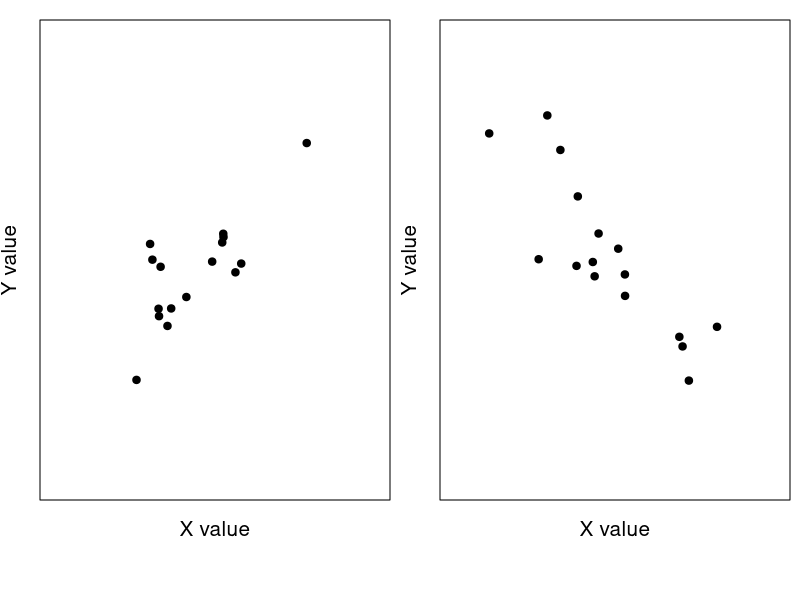
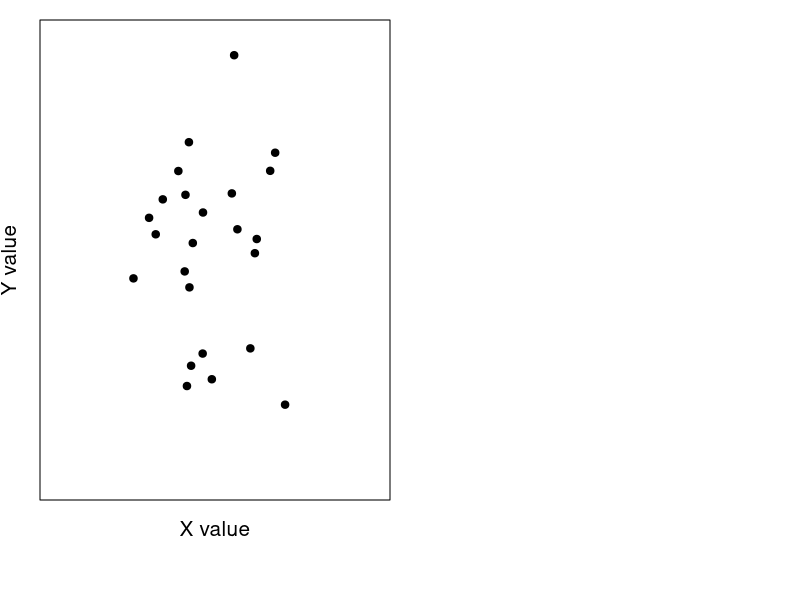
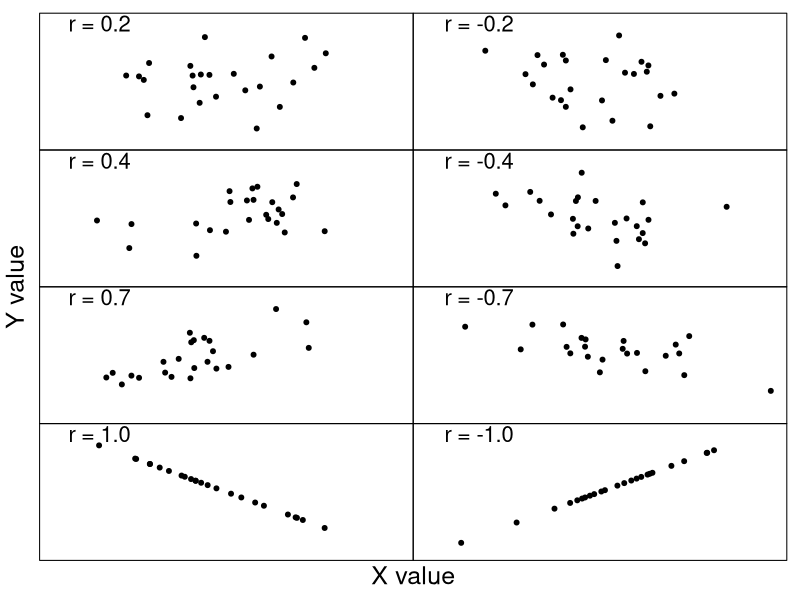
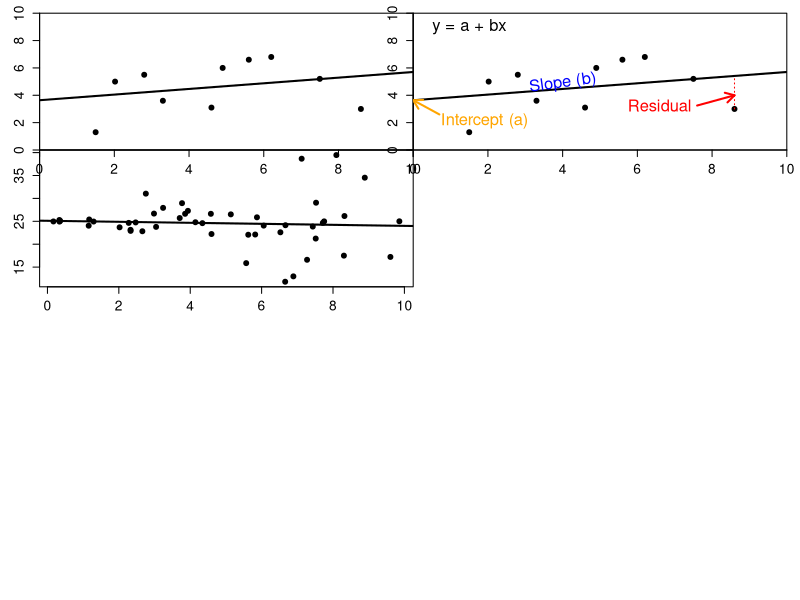
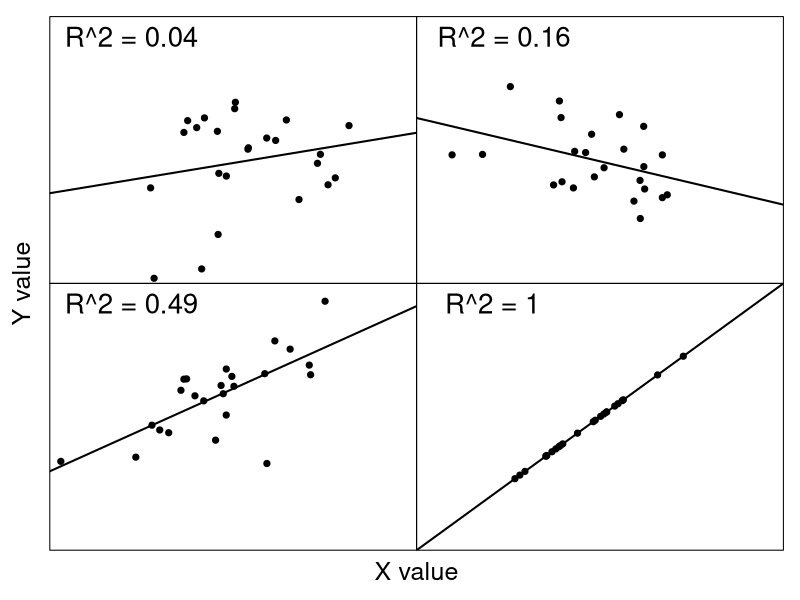
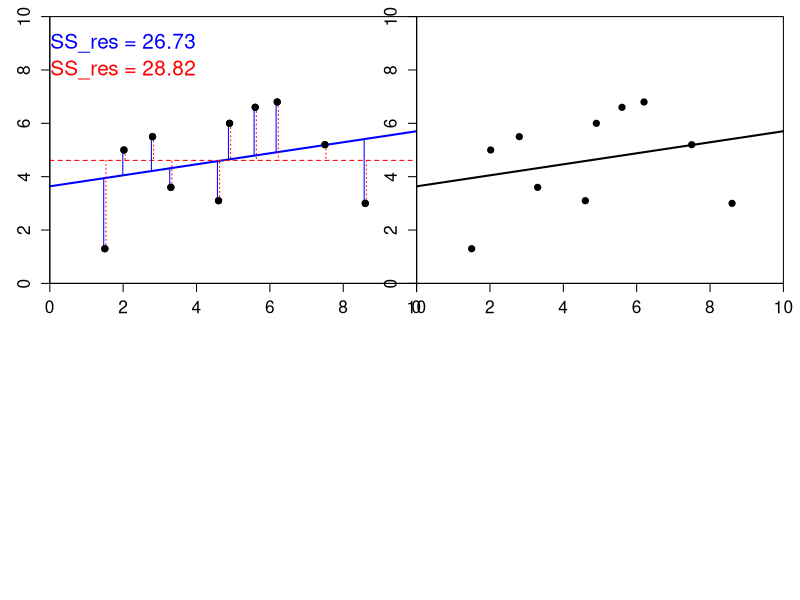

Generate these figures, in order, with R:
## ---- chunk 1
rho1 <- 0.9;
Z1   <- rnorm(n = 16, mean = 0, sd = 1);
Z2   <- rnorm(n = 16, mean = 0, sd = 1);
X1   <- Z1 + 10;
Y1   <- rho1 * Z1 + sqrt(1 - rho1*rho1) * Z2 + 10;
par(mfrow = c(1, 2), mar = c(5, 2, 1, 0.5));
plot(x = X1, y = Y1, pch = 20, xlab = "X value", ylab = "Y value", cex = 1.5,
     xlim = c(7, 13), ylim = c(7, 13), xaxt = "n", yaxt = "n", cex.lab = 1.25,
     line = 1);
rho1 <- -0.9;
Z1   <- rnorm(n = 16, mean = 0, sd = 1);
Z2   <- rnorm(n = 16, mean = 0, sd = 1);
X1   <- Z1 + 10;
Y1   <- rho1 * Z1 + sqrt(1 - rho1*rho1) * Z2 + 10;
plot(x = X1, y = Y1, pch = 20, xlab = "X value", cex = 1.5, line = 1, 
     xlim = c(7, 13), ylim = c(7, 13), xaxt = "n", yaxt = "n", cex.lab = 1.25,
     ylab = "Y value");
# png(filename = "img/pos_neg_cor.png");
# rho1 <- 0.9;
# Z1   <- rnorm(n = 16, mean = 0, sd = 1);
# Z2   <- rnorm(n = 16, mean = 0, sd = 1);
# X1   <- Z1 + 10;
# Y1   <- rho1 * Z1 + sqrt(1 - rho1*rho1) * Z2 + 10;
# par(mfrow = c(1, 2), mar = c(5, 2, 1, 0.5));
# plot(x = X1, y = Y1, pch = 20, xlab = "X value", ylab = "Y value", cex = 1.5,
#      xlim = c(7, 13), ylim = c(7, 13), xaxt = "n", yaxt = "n", cex.lab = 1.25,
#      line = 1);
# rho1 <- -0.9;
# Z1   <- rnorm(n = 16, mean = 0, sd = 1);
# Z2   <- rnorm(n = 16, mean = 0, sd = 1);
# X1   <- Z1 + 10;
# Y1   <- rho1 * Z1 + sqrt(1 - rho1*rho1) * Z2 + 10;
# plot(x = X1, y = Y1, pch = 20, xlab = "X value", cex = 1.5, line = 1, 
#      xlim = c(7, 13), ylim = c(7, 13), xaxt = "n", yaxt = "n", cex.lab = 1.25,
#      ylab = "Y value");
# dev.off();
## ---- chunk 2
X1 <- rnorm(n = 24, mean = 0, sd = 1);
Y1 <- rnorm(n = 24, mean = 0, sd = 1);
while(abs(cor(X1, Y1)) > 0.002){
  X1 <- rnorm(n = 24, mean = 0, sd = 1);
  Y1 <- rnorm(n = 24, mean = 0, sd = 1);
}
plot(x = X1, y = Y1, pch = 20, xlab = "X value", cex = 1.5, xlim = c(-3, 3),
     ylim = c(-3, 3), xaxt = "n", yaxt = "n", cex.lab = 1.25, ylab = "Y value",
     line = 1);
# png(filename = "img/no_cor.png");
# plot(x = X1, y = Y1, pch = 20, xlab = "X value", cex = 1.5, xlim = c(-3, 3),
#      ylim = c(-3, 3), xaxt = "n", yaxt = "n", cex.lab = 1.25, ylab = "Y value",
#      line = 1);
# dev.off();
## ---- chunk 3
par(mfrow = c(4, 2), mar = c(0, 0, 0, 0), oma = c(3, 3, 1, 1));
X1 <- rnorm(n = 24, mean = 0, sd = 1);
Y1 <- rnorm(n = 24, mean = 0, sd = 1);
while(cor(X1, Y1) < 0.199 | cor(X1, Y1) > 0.201){
  X1 <- rnorm(n = 24, mean = 0, sd = 1);
  Y1 <- rnorm(n = 24, mean = 0, sd = 1);
}
plot(x = X1, y = Y1, pch = 20, xlab = "X value", cex = 1.5, xlim = c(-3, 3),
     ylim = c(-3, 3), xaxt = "n", yaxt = "n", cex.lab = 1.25, ylab = "Y value",
     line = 1);
text(x = -2.2, y = 2.75, labels = "r = 0.2", cex = 2, hjust = 0);
X1 <- rnorm(n = 24, mean = 0, sd = 1);
Y1 <- rnorm(n = 24, mean = 0, sd = 1);
while(cor(X1, Y1) > -0.199 | cor(X1, Y1) < -0.201){
  X1 <- rnorm(n = 24, mean = 0, sd = 1);
  Y1 <- rnorm(n = 24, mean = 0, sd = 1);
}
plot(x = X1, y = Y1, pch = 20, xlab = "X value", cex = 1.5, xlim = c(-3, 3),
     ylim = c(-3, 3), xaxt = "n", yaxt = "n", cex.lab = 1.25, ylab = "Y value",
     line = 1);
text(x = -2.1, y = 2.75, labels = "r = -0.2", cex = 2, hjust = 0);
## Row 2
X1 <- rnorm(n = 24, mean = 0, sd = 1);
Y1 <- rnorm(n = 24, mean = 0, sd = 1);
while(cor(X1, Y1) < 0.399 | cor(X1, Y1) > 0.401){
  X1 <- rnorm(n = 24, mean = 0, sd = 1);
  Y1 <- rnorm(n = 24, mean = 0, sd = 1);
}
plot(x = X1, y = Y1, pch = 20, xlab = "X value", cex = 1.5, xlim = c(-3, 3),
     ylim = c(-3, 3), xaxt = "n", yaxt = "n", cex.lab = 1.25, ylab = "Y value",
     line = 1);
text(x = -2.2, y = 2.75, labels = "r = 0.4", cex = 2, hjust = 0);
X1 <- rnorm(n = 24, mean = 0, sd = 1);
Y1 <- rnorm(n = 24, mean = 0, sd = 1);
while(cor(X1, Y1) > -0.399 | cor(X1, Y1) < -0.401){
  X1 <- rnorm(n = 24, mean = 0, sd = 1);
  Y1 <- rnorm(n = 24, mean = 0, sd = 1);
}
plot(x = X1, y = Y1, pch = 20, xlab = "X value", cex = 1.5, xlim = c(-3, 3),
     ylim = c(-3, 3), xaxt = "n", yaxt = "n", cex.lab = 1.25, ylab = "Y value",
     line = 1);
text(x = -2.1, y = 2.75, labels = "r = -0.4", cex = 2, hjust = 0);
## Row 3
X1 <- rnorm(n = 24, mean = 0, sd = 1);
Y1 <- rnorm(n = 24, mean = 0, sd = 1);
while(cor(X1, Y1) < 0.699 | cor(X1, Y1) > 0.701){
  X1 <- rnorm(n = 24, mean = 0, sd = 1);
  Y1 <- rnorm(n = 24, mean = 0, sd = 1);
}
plot(x = X1, y = Y1, pch = 20, xlab = "X value", cex = 1.5, xlim = c(-3, 3),
     ylim = c(-3, 3), xaxt = "n", yaxt = "n", cex.lab = 1.25, ylab = "Y value",
     line = 1);
text(x = -2.2, y = 2.75, labels = "r = 0.7", cex = 2, hjust = 0);
X1 <- rnorm(n = 24, mean = 0, sd = 1);
Y1 <- rnorm(n = 24, mean = 0, sd = 1);
while(cor(X1, Y1) > -0.699 | cor(X1, Y1) < -0.701){
  X1 <- rnorm(n = 24, mean = 0, sd = 1);
  Y1 <- rnorm(n = 24, mean = 0, sd = 1);
}
plot(x = X1, y = Y1, pch = 20, xlab = "X value", cex = 1.5, xlim = c(-3, 3),
     ylim = c(-3, 3), xaxt = "n", yaxt = "n", cex.lab = 1.25, ylab = "Y value",
     line = 1);
text(x = -2.1, y = 2.75, labels = "r = -0.7", cex = 2, hjust = 0);
## Row 2
X1 <- rnorm(n = 24, mean = 0, sd = 1);
Y1 <- -1 * X1;
plot(x = X1, y = Y1, pch = 20, xlab = "X value", cex = 1.5, xlim = c(-3, 3),
     ylim = c(-3, 3), xaxt = "n", yaxt = "n", cex.lab = 1.25, ylab = "Y value",
     line = 1);
text(x = -2.2, y = 2.75, labels = "r = 1.0", cex = 2, hjust = 0);
X1 <- rnorm(n = 24, mean = 0, sd = 1);
Y1 <- X1;
plot(x = X1, y = Y1, pch = 20, xlab = "X value", cex = 1.5, xlim = c(-3, 3),
     ylim = c(-3, 3), xaxt = "n", yaxt = "n", cex.lab = 1.25, ylab = "Y value",
     line = 1);
text(x = -2.1, y = 2.75, labels = "r = -1.0", cex = 2, hjust = 0);
mtext(text="X value",side=1,line=1,outer=TRUE, cex = 1.5);
mtext(text="Y value",side=2,line=1,outer=TRUE, cex = 1.5);

# # Save the above
# png(filename = "img/cor_eg.png")
# par(mfrow = c(4, 2), mar = c(0, 0, 0, 0), oma = c(3, 3, 1, 1));
# X1 <- rnorm(n = 24, mean = 0, sd = 1);
# Y1 <- rnorm(n = 24, mean = 0, sd = 1);
# while(cor(X1, Y1) < 0.199 | cor(X1, Y1) > 0.201){
#   X1 <- rnorm(n = 24, mean = 0, sd = 1);
#   Y1 <- rnorm(n = 24, mean = 0, sd = 1);
# }
# plot(x = X1, y = Y1, pch = 20, xlab = "X value", cex = 1.5, xlim = c(-3, 3),
#      ylim = c(-3, 3), xaxt = "n", yaxt = "n", cex.lab = 1.25, ylab = "Y value",
#      line = 1);
# text(x = -2.2, y = 2.75, labels = "r = 0.2", cex = 2, hjust = 0);
# X1 <- rnorm(n = 24, mean = 0, sd = 1);
# Y1 <- rnorm(n = 24, mean = 0, sd = 1);
# while(cor(X1, Y1) > -0.199 | cor(X1, Y1) < -0.201){
#   X1 <- rnorm(n = 24, mean = 0, sd = 1);
#   Y1 <- rnorm(n = 24, mean = 0, sd = 1);
# }
# plot(x = X1, y = Y1, pch = 20, xlab = "X value", cex = 1.5, xlim = c(-3, 3),
#      ylim = c(-3, 3), xaxt = "n", yaxt = "n", cex.lab = 1.25, ylab = "Y value",
#      line = 1);
# text(x = -2.1, y = 2.75, labels = "r = -0.2", cex = 2, hjust = 0);
# ## Row 2
# X1 <- rnorm(n = 24, mean = 0, sd = 1);
# Y1 <- rnorm(n = 24, mean = 0, sd = 1);
# while(cor(X1, Y1) < 0.399 | cor(X1, Y1) > 0.401){
#   X1 <- rnorm(n = 24, mean = 0, sd = 1);
#   Y1 <- rnorm(n = 24, mean = 0, sd = 1);
# }
# plot(x = X1, y = Y1, pch = 20, xlab = "X value", cex = 1.5, xlim = c(-3, 3),
#      ylim = c(-3, 3), xaxt = "n", yaxt = "n", cex.lab = 1.25, ylab = "Y value",
#      line = 1);
# text(x = -2.2, y = 2.75, labels = "r = 0.4", cex = 2, hjust = 0);
# X1 <- rnorm(n = 24, mean = 0, sd = 1);
# Y1 <- rnorm(n = 24, mean = 0, sd = 1);
# while(cor(X1, Y1) > -0.399 | cor(X1, Y1) < -0.401){
#   X1 <- rnorm(n = 24, mean = 0, sd = 1);
#   Y1 <- rnorm(n = 24, mean = 0, sd = 1);
# }
# plot(x = X1, y = Y1, pch = 20, xlab = "X value", cex = 1.5, xlim = c(-3, 3),
#      ylim = c(-3, 3), xaxt = "n", yaxt = "n", cex.lab = 1.25, ylab = "Y value",
#      line = 1);
# text(x = -2.1, y = 2.75, labels = "r = -0.4", cex = 2, hjust = 0);
# ## Row 3
# X1 <- rnorm(n = 24, mean = 0, sd = 1);
# Y1 <- rnorm(n = 24, mean = 0, sd = 1);
# while(cor(X1, Y1) < 0.699 | cor(X1, Y1) > 0.701){
#   X1 <- rnorm(n = 24, mean = 0, sd = 1);
#   Y1 <- rnorm(n = 24, mean = 0, sd = 1);
# }
# plot(x = X1, y = Y1, pch = 20, xlab = "X value", cex = 1.5, xlim = c(-3, 3),
#      ylim = c(-3, 3), xaxt = "n", yaxt = "n", cex.lab = 1.25, ylab = "Y value",
#      line = 1);
# text(x = -2.2, y = 2.75, labels = "r = 0.7", cex = 2, hjust = 0);
# X1 <- rnorm(n = 24, mean = 0, sd = 1);
# Y1 <- rnorm(n = 24, mean = 0, sd = 1);
# while(cor(X1, Y1) > -0.699 | cor(X1, Y1) < -0.701){
#   X1 <- rnorm(n = 24, mean = 0, sd = 1);
#   Y1 <- rnorm(n = 24, mean = 0, sd = 1);
# }
# plot(x = X1, y = Y1, pch = 20, xlab = "X value", cex = 1.5, xlim = c(-3, 3),
#      ylim = c(-3, 3), xaxt = "n", yaxt = "n", cex.lab = 1.25, ylab = "Y value",
#      line = 1);
# text(x = -2.1, y = 2.75, labels = "r = -0.7", cex = 2, hjust = 0);
# ## Row 2
# X1 <- rnorm(n = 24, mean = 0, sd = 1);
# Y1 <- -1 * X1;
# plot(x = X1, y = Y1, pch = 20, xlab = "X value", cex = 1.5, xlim = c(-3, 3),
#      ylim = c(-3, 3), xaxt = "n", yaxt = "n", cex.lab = 1.25, ylab = "Y value",
#      line = 1);
# text(x = -2.2, y = 2.75, labels = "r = 1.0", cex = 2, hjust = 0);
# X1 <- rnorm(n = 24, mean = 0, sd = 1);
# Y1 <- X1;
# plot(x = X1, y = Y1, pch = 20, xlab = "X value", cex = 1.5, xlim = c(-3, 3),
#      ylim = c(-3, 3), xaxt = "n", yaxt = "n", cex.lab = 1.25, ylab = "Y value",
#      line = 1);
# text(x = -2.1, y = 2.75, labels = "r = -1.0", cex = 2, hjust = 0);
# mtext(text="X value",side=1,line=1,outer=TRUE, cex = 1.5);
# mtext(text="Y value",side=2,line=1,outer=TRUE, cex = 1.5);
# dev.off();
## ---- chunk 4
library(knitr);
soil_depth   <- c(0.8, 2, 2.3, 2.7, 0.5, 1.8, 1.5, 2.1, 1.2, 1.1);
root_density <- c(13, 8, 4, 6, 18, 7, 9, 3, 7, 10);
dat_root     <- cbind(soil_depth, root_density);
colnames(dat_root) <- c("Soil depth (m)", paste("Root density (g per m^3)"));
kable(dat_root);
## ---- chunk 5
samp_number  <- 1:8;
percent_O2   <- c(95.9, 81.9, 80.9, 77.9, 90.7, 88.2, 93.6, 89.1);
ammonia      <- c(0.08, 0.10, 0.21, 0.37, 0.25, 0.13, 0.07, 0.121);
rank_pct_O2  <- rank(percent_O2);
rank_ammonia <- rank(ammonia);
dat_spear    <- data.frame(samp_number, percent_O2, rank_pct_O2, ammonia,
                           rank_ammonia);
colnames(dat_spear) <- c("Sample Number", "Percent O2", "Rank of Pct. O2", "Ammonia Conc.", "Rank of Ammonia Conc.");
kable(dat_spear);
## ---- chunk 6
X1 <- c(2.02, 8.6, 4.9, 1.5, 2.8, 4.6, 7.5, 6.2, 3.3, 5.6);
Y1 <- c(5, 3, 6, 1.3, 5.5, 3.1, 5.2, 6.8, 3.6, 6.6);
B0 <- as.numeric(lm(Y1~X1)$coefficients[1]);
B1 <- as.numeric(lm(Y1~X1)$coefficients[2]);
resi <- lm(Y1~X1)$residuals;
mxrs <- which(X1 == max(X1));
plot(x = X1, y = Y1, pch = 20, xlab = "Independent Variable X", cex = 1.5, 
     xlim = c(0, 10), ylim = c(0, 10), cex.lab = 1.25, cex.axis = 1.25,
     ylab = "Dependent Variable Y", yaxs = "i", xaxs = "i");
abline(a = B0, b = B1, lwd = 2);

# png(filename = "img/generic_regression.png");
# X1 <- c(2.02, 8.6, 4.9, 1.5, 2.8, 4.6, 7.5, 6.2, 3.3, 5.6);
# Y1 <- c(5, 3, 6, 1.3, 5.5, 3.1, 5.2, 6.8, 3.6, 6.6);
# B0 <- as.numeric(lm(Y1~X1)$coefficients[1]);
# B1 <- as.numeric(lm(Y1~X1)$coefficients[2]);
# resi <- lm(Y1~X1)$residuals;
# mxrs <- which(X1 == max(X1));
# plot(x = X1, y = Y1, pch = 20, xlab = "Independent Variable X", cex = 1.5, 
#      xlim = c(0, 10), ylim = c(0, 10), cex.lab = 1.25, cex.axis = 1.25,
#      ylab = "Dependent Variable Y", yaxs = "i", xaxs = "i");
# abline(a = B0, b = B1, lwd = 2);
# dev.off();
## ---- chunk 7
X1 <- c(2.02, 8.6, 4.9, 1.5, 2.8, 4.6, 7.5, 6.2, 3.3, 5.6);
Y1 <- c(5, 3, 6, 1.3, 5.5, 3.1, 5.2, 6.8, 3.6, 6.6);
B0 <- as.numeric(lm(Y1~X1)$coefficients[1]);
B1 <- as.numeric(lm(Y1~X1)$coefficients[2]);
resi <- lm(Y1~X1)$residuals;
mxrs <- which(X1 == max(X1));
plot(x = X1, y = Y1, pch = 20, xlab = "Independent Variable X", cex = 1.5, 
     xlim = c(0, 10), ylim = c(0, 10), cex.lab = 1.25, cex.axis = 1.25,
     ylab = "Dependent Variable Y", yaxs = "i", xaxs = "i");
abline(a = B0, b = B1, lwd = 2);
points(x = c(X1[mxrs], X1[mxrs]), y = c(Y1[mxrs], B0 + B1*X1[mxrs]), type = "l",
       col = "red", lwd = 1, lty = "dotted");
text(x = X1[mxrs] - 2, y = mean(c(Y1[mxrs], B0 + B1*X1[mxrs])) - 1, col = "red",
     cex = 1.5, labels = "Residual");
text(x = 4, y = B0 + (4 * B1) + 0.4, srt = 8, labels = "Slope (b)", 
     col = "blue", cex = 1.5);
text(x = 1.9, y = 2.1, cex = 1.5, "Intercept (a)", col = "orange");
arrows(x0 = 0.7, x1 = 0, y0 = 2.6, y1 = B0, lwd = 2, length = 0.1, 
       col = "orange");
arrows(x0 = 7.6, x1 = 8.6, y0 = 3.25, y1 = 4, lwd = 2, length = 0.1, 
       col = "red");
text(x = 1.5, y = 9, labels = "y = a + bx", cex = 1.5);

# png(filename = "img/labelled_regression.png");
# X1 <- c(2.02, 8.6, 4.9, 1.5, 2.8, 4.6, 7.5, 6.2, 3.3, 5.6);
# Y1 <- c(5, 3, 6, 1.3, 5.5, 3.1, 5.2, 6.8, 3.6, 6.6);
# B0 <- as.numeric(lm(Y1~X1)$coefficients[1]);
# B1 <- as.numeric(lm(Y1~X1)$coefficients[2]);
# resi <- lm(Y1~X1)$residuals;
# mxrs <- which(X1 == max(X1));
# plot(x = X1, y = Y1, pch = 20, xlab = "Independent Variable X", cex = 1.5, 
#      xlim = c(0, 10), ylim = c(0, 10), cex.lab = 1.25, cex.axis = 1.25,
#      ylab = "Dependent Variable Y", yaxs = "i", xaxs = "i");
# abline(a = B0, b = B1, lwd = 2);
# points(x = c(X1[mxrs], X1[mxrs]), y = c(Y1[mxrs], B0 + B1*X1[mxrs]), type = "l",
#        col = "red", lwd = 1, lty = "dotted");
# text(x = X1[mxrs] - 2, y = mean(c(Y1[mxrs], B0 + B1*X1[mxrs])) - 1, col = "red",
#      cex = 1.5, labels = "Residual");
# text(x = 4, y = B0 + (4 * B1) + 0.4, srt = 8, labels = "Slope (b)", 
#      col = "blue", cex = 1.5);
# text(x = 1.9, y = 2.1, cex = 1.5, "Intercept (a)", col = "orange");
# arrows(x0 = 0.7, x1 = 0, y0 = 2.6, y1 = B0, lwd = 2, length = 0.1, 
#        col = "orange");
# arrows(x0 = 7.6, x1 = 8.6, y0 = 3.25, y1 = 4, lwd = 2, length = 0.1, 
#        col = "red");
# text(x = 1.5, y = 9, labels = "y = a + bx", cex = 1.5);
# dev.off();
## ---- chunk 8
X1 <- runif(n = 48, min = 0, max = 10);
Y1 <- 25 + X1 * rnorm(n = length(X1), mean = 0, 
                     sd = seq(from = 0, to = 2, length.out = length(X1)));
B0 <- as.numeric(lm(Y1~X1)$coefficients[1]);
B1 <- as.numeric(lm(Y1~X1)$coefficients[2]);
plot(x = X1, y = Y1, pch = 20, xlab = "Independent Variable X", cex = 1.5, 
     cex.lab = 1.25, cex.axis = 1.25,
     ylab = "Dependent Variable Y");
abline(a = B0, b = B1, lwd = 2);
# png(filename = "img/heteroscedasticity.png");
# plot(x = X1, y = Y1, pch = 20, xlab = "Independent Variable X", cex = 1.5, 
#      cex.lab = 1.25, cex.axis = 1.25,
#      ylab = "Dependent Variable Y");
# abline(a = B0, b = B1, lwd = 2);
# dev.off();
## ---- chunk 9
par(mfrow = c(2, 2), mar = c(0, 0, 0, 0), oma = c(3, 3, 1, 1));
X1 <- rnorm(n = 24, mean = 0, sd = 1);
Y1 <- rnorm(n = 24, mean = 0, sd = 1);
while(cor(X1, Y1) < 0.199 | cor(X1, Y1) > 0.201){
  X1 <- rnorm(n = 24, mean = 0, sd = 1);
  Y1 <- rnorm(n = 24, mean = 0, sd = 1);
}
plot(x = X1, y = Y1, pch = 20, xlab = "X value", cex = 1.5, xlim = c(-3, 3),
     ylim = c(-3, 3), xaxt = "n", yaxt = "n", cex.lab = 1.25, ylab = "Y value",
     line = 1);
text(x = -1.8, y = 2.75, labels = "R^2 = 0.04", cex = 2, hjust = 0);
B0 <- as.numeric(lm(Y1~X1)$coefficients[1]);
B1 <- as.numeric(lm(Y1~X1)$coefficients[2]);
abline(a = B0, b = B1, lwd = 2);
## Row 2
X1 <- rnorm(n = 24, mean = 0, sd = 1);
Y1 <- rnorm(n = 24, mean = 0, sd = 1);
while(cor(X1, Y1) > -0.399 | cor(X1, Y1) < -0.401){
  X1 <- rnorm(n = 24, mean = 0, sd = 1);
  Y1 <- rnorm(n = 24, mean = 0, sd = 1);
}
plot(x = X1, y = Y1, pch = 20, xlab = "X value", cex = 1.5, xlim = c(-3, 3),
     ylim = c(-3, 3), xaxt = "n", yaxt = "n", cex.lab = 1.25, ylab = "Y value",
     line = 1);
text(x = -1.7, y = 2.75, labels = "R^2 = 0.16", cex = 2, hjust = 0);
B0 <- as.numeric(lm(Y1~X1)$coefficients[1]);
B1 <- as.numeric(lm(Y1~X1)$coefficients[2]);
abline(a = B0, b = B1, lwd = 2);
## Row 3
X1 <- rnorm(n = 24, mean = 0, sd = 1);
Y1 <- rnorm(n = 24, mean = 0, sd = 1);
while(cor(X1, Y1) < 0.699 | cor(X1, Y1) > 0.701){
  X1 <- rnorm(n = 24, mean = 0, sd = 1);
  Y1 <- rnorm(n = 24, mean = 0, sd = 1);
}
plot(x = X1, y = Y1, pch = 20, xlab = "X value", cex = 1.5, xlim = c(-3, 3),
     ylim = c(-3, 3), xaxt = "n", yaxt = "n", cex.lab = 1.25, ylab = "Y value",
     line = 1);
text(x = -1.8, y = 2.75, labels = "R^2 = 0.49", cex = 2, hjust = 0);
B0 <- as.numeric(lm(Y1~X1)$coefficients[1]);
B1 <- as.numeric(lm(Y1~X1)$coefficients[2]);
abline(a = B0, b = B1, lwd = 2);
## Row 2
X1 <- rnorm(n = 24, mean = 0, sd = 1);
Y1 <- X1;
plot(x = X1, y = Y1, pch = 20, xlab = "X value", cex = 1.5, xlim = c(-3, 3),
     ylim = c(-3, 3), xaxt = "n", yaxt = "n", cex.lab = 1.25, ylab = "Y value",
     line = 1);
text(x = -1.9, y = 2.75, labels = "R^2 = 1", cex = 2, hjust = 0);
mtext(text="X value",side=1,line=1,outer=TRUE, cex = 1.5);
mtext(text="Y value",side=2,line=1,outer=TRUE, cex = 1.5);
B0 <- as.numeric(lm(Y1~X1)$coefficients[1]);
B1 <- as.numeric(lm(Y1~X1)$coefficients[2]);
abline(a = B0, b = B1, lwd = 2);

# png(filename = "img/rsquared_vals.png");
# par(mfrow = c(2, 2), mar = c(0, 0, 0, 0), oma = c(3, 3, 1, 1));
# X1 <- rnorm(n = 24, mean = 0, sd = 1);
# Y1 <- rnorm(n = 24, mean = 0, sd = 1);
# while(cor(X1, Y1) < 0.199 | cor(X1, Y1) > 0.201){
#   X1 <- rnorm(n = 24, mean = 0, sd = 1);
#   Y1 <- rnorm(n = 24, mean = 0, sd = 1);
# }
# plot(x = X1, y = Y1, pch = 20, xlab = "X value", cex = 1.5, xlim = c(-3, 3),
#      ylim = c(-3, 3), xaxt = "n", yaxt = "n", cex.lab = 1.25, ylab = "Y value",
#      line = 1);
# text(x = -1.8, y = 2.75, labels = "R^2 = 0.04", cex = 2, hjust = 0);
# B0 <- as.numeric(lm(Y1~X1)$coefficients[1]);
# B1 <- as.numeric(lm(Y1~X1)$coefficients[2]);
# abline(a = B0, b = B1, lwd = 2);
# ## Row 2
# X1 <- rnorm(n = 24, mean = 0, sd = 1);
# Y1 <- rnorm(n = 24, mean = 0, sd = 1);
# while(cor(X1, Y1) > -0.399 | cor(X1, Y1) < -0.401){
#   X1 <- rnorm(n = 24, mean = 0, sd = 1);
#   Y1 <- rnorm(n = 24, mean = 0, sd = 1);
# }
# plot(x = X1, y = Y1, pch = 20, xlab = "X value", cex = 1.5, xlim = c(-3, 3),
#      ylim = c(-3, 3), xaxt = "n", yaxt = "n", cex.lab = 1.25, ylab = "Y value",
#      line = 1);
# text(x = -1.7, y = 2.75, labels = "R^2 = 0.16", cex = 2, hjust = 0);
# B0 <- as.numeric(lm(Y1~X1)$coefficients[1]);
# B1 <- as.numeric(lm(Y1~X1)$coefficients[2]);
# abline(a = B0, b = B1, lwd = 2);
# ## Row 3
# X1 <- rnorm(n = 24, mean = 0, sd = 1);
# Y1 <- rnorm(n = 24, mean = 0, sd = 1);
# while(cor(X1, Y1) < 0.699 | cor(X1, Y1) > 0.701){
#   X1 <- rnorm(n = 24, mean = 0, sd = 1);
#   Y1 <- rnorm(n = 24, mean = 0, sd = 1);
# }
# plot(x = X1, y = Y1, pch = 20, xlab = "X value", cex = 1.5, xlim = c(-3, 3),
#      ylim = c(-3, 3), xaxt = "n", yaxt = "n", cex.lab = 1.25, ylab = "Y value",
#      line = 1);
# text(x = -1.8, y = 2.75, labels = "R^2 = 0.49", cex = 2, hjust = 0);
# B0 <- as.numeric(lm(Y1~X1)$coefficients[1]);
# B1 <- as.numeric(lm(Y1~X1)$coefficients[2]);
# abline(a = B0, b = B1, lwd = 2);
# ## Row 2
# X1 <- rnorm(n = 24, mean = 0, sd = 1);
# Y1 <- X1;
# plot(x = X1, y = Y1, pch = 20, xlab = "X value", cex = 1.5, xlim = c(-3, 3),
#      ylim = c(-3, 3), xaxt = "n", yaxt = "n", cex.lab = 1.25, ylab = "Y value",
#      line = 1);
# text(x = -1.9, y = 2.75, labels = "R^2 = 1", cex = 2, hjust = 0);
# mtext(text="X value",side=1,line=1,outer=TRUE, cex = 1.5);
# mtext(text="Y value",side=2,line=1,outer=TRUE, cex = 1.5);
# B0 <- as.numeric(lm(Y1~X1)$coefficients[1]);
# B1 <- as.numeric(lm(Y1~X1)$coefficients[2]);
# abline(a = B0, b = B1, lwd = 2);
# dev.off();
## ---- chunk 10
X1 <- c(2.02, 8.6, 4.9, 1.5, 2.8, 4.6, 7.5, 6.2, 3.3, 5.6);
Y1 <- c(5, 3, 6, 1.3, 5.5, 3.1, 5.2, 6.8, 3.6, 6.6);
B0 <- as.numeric(lm(Y1~X1)$coefficients[1]);
B1 <- as.numeric(lm(Y1~X1)$coefficients[2]);
resi <- lm(Y1~X1)$residuals;
mxrs <- which(X1 == max(X1));
plot(x = X1, y = Y1, pch = 20, xlab = "Independent Variable X", cex = 1.5, 
     xlim = c(0, 10), ylim = c(0, 10), cex.lab = 1.25, cex.axis = 1.25,
     ylab = "Dependent Variable Y", yaxs = "i", xaxs = "i");
abline(a = B0, b = B1, lwd = 2, col = "blue");
abline(h = mean(Y1), col = "red", lty = "dashed");
for(i in 1:length(X1)){
  points(x = c(X1[i] - 0.03, X1[i] - 0.03), y = c(Y1[i], B0 + X1[i]*B1), 
         col = "blue", lwd = 1, type = "l");
  points(x = c(X1[i] + 0.03, X1[i] + 0.03), y = c(Y1[i], mean(Y1)), col = "red",
         lwd = 1, lty = "dotted", type = "l");
}
points(x = X1, y = Y1, pch = 20, xlab = "Independent Variable X", cex = 1.5, 
     xlim = c(0, 10), ylim = c(0, 10), cex.lab = 1.25, cex.axis = 1.25,
     ylab = "Dependent Variable Y", yaxs = "i", xaxs = "i");
text(x = 2, hjust = 0, y = 9, labels = "SS_res = 26.73", cex = 1.5, 
     col = "blue");
text(x = 2, hjust = 0, y = 8, labels = "SS_res = 28.82", cex = 1.5, 
     col = "red");
# png(filename = "img/rsquared_expl.png");
# X1 <- c(2.02, 8.6, 4.9, 1.5, 2.8, 4.6, 7.5, 6.2, 3.3, 5.6);
# Y1 <- c(5, 3, 6, 1.3, 5.5, 3.1, 5.2, 6.8, 3.6, 6.6);
# B0 <- as.numeric(lm(Y1~X1)$coefficients[1]);
# B1 <- as.numeric(lm(Y1~X1)$coefficients[2]);
# resi <- lm(Y1~X1)$residuals;
# mxrs <- which(X1 == max(X1));
# plot(x = X1, y = Y1, pch = 20, xlab = "Independent Variable X", cex = 1.5, 
#      xlim = c(0, 10), ylim = c(0, 10), cex.lab = 1.25, cex.axis = 1.25,
#      ylab = "Dependent Variable Y", yaxs = "i", xaxs = "i");
# abline(a = B0, b = B1, lwd = 2, col = "blue");
# abline(h = mean(Y1), col = "red", lty = "dashed");
# for(i in 1:length(X1)){
#   points(x = c(X1[i] - 0.03, X1[i] - 0.03), y = c(Y1[i], B0 + X1[i]*B1), 
#          col = "blue", lwd = 1, type = "l");
#   points(x = c(X1[i] + 0.03, X1[i] + 0.03), y = c(Y1[i], mean(Y1)), col = "red",
#          lwd = 1, lty = "dotted", type = "l");
# }
# points(x = X1, y = Y1, pch = 20, xlab = "Independent Variable X", cex = 1.5, 
#      xlim = c(0, 10), ylim = c(0, 10), cex.lab = 1.25, cex.axis = 1.25,
#      ylab = "Dependent Variable Y", yaxs = "i", xaxs = "i");
# text(x = 2, hjust = 0, y = 9, labels = "SS_res = 26.73", cex = 1.5, 
#      col = "blue");
# text(x = 2, hjust = 0, y = 8, labels = "SS_res = 28.82", cex = 1.5, 
#      col = "red");
# dev.off();
## ---- chunk 11
X1 <- c(2.02, 8.6, 4.9, 1.5, 2.8, 4.6, 7.5, 6.2, 3.3, 5.6);
Y1 <- c(5, 3, 6, 1.3, 5.5, 3.1, 5.2, 6.8, 3.6, 6.6);
B0 <- as.numeric(lm(Y1~X1)$coefficients[1]);
B1 <- as.numeric(lm(Y1~X1)$coefficients[2]);
resi <- lm(Y1~X1)$residuals;
mxrs <- which(X1 == max(X1));
plot(x = X1, y = Y1, pch = 20, xlab = "Independent Variable X", cex = 1.5, 
     xlim = c(0, 10), ylim = c(0, 10), cex.lab = 1.25, cex.axis = 1.25,
     ylab = "Dependent Variable Y", yaxs = "i", xaxs = "i");
abline(a = B0, b = B1, lwd = 2);
